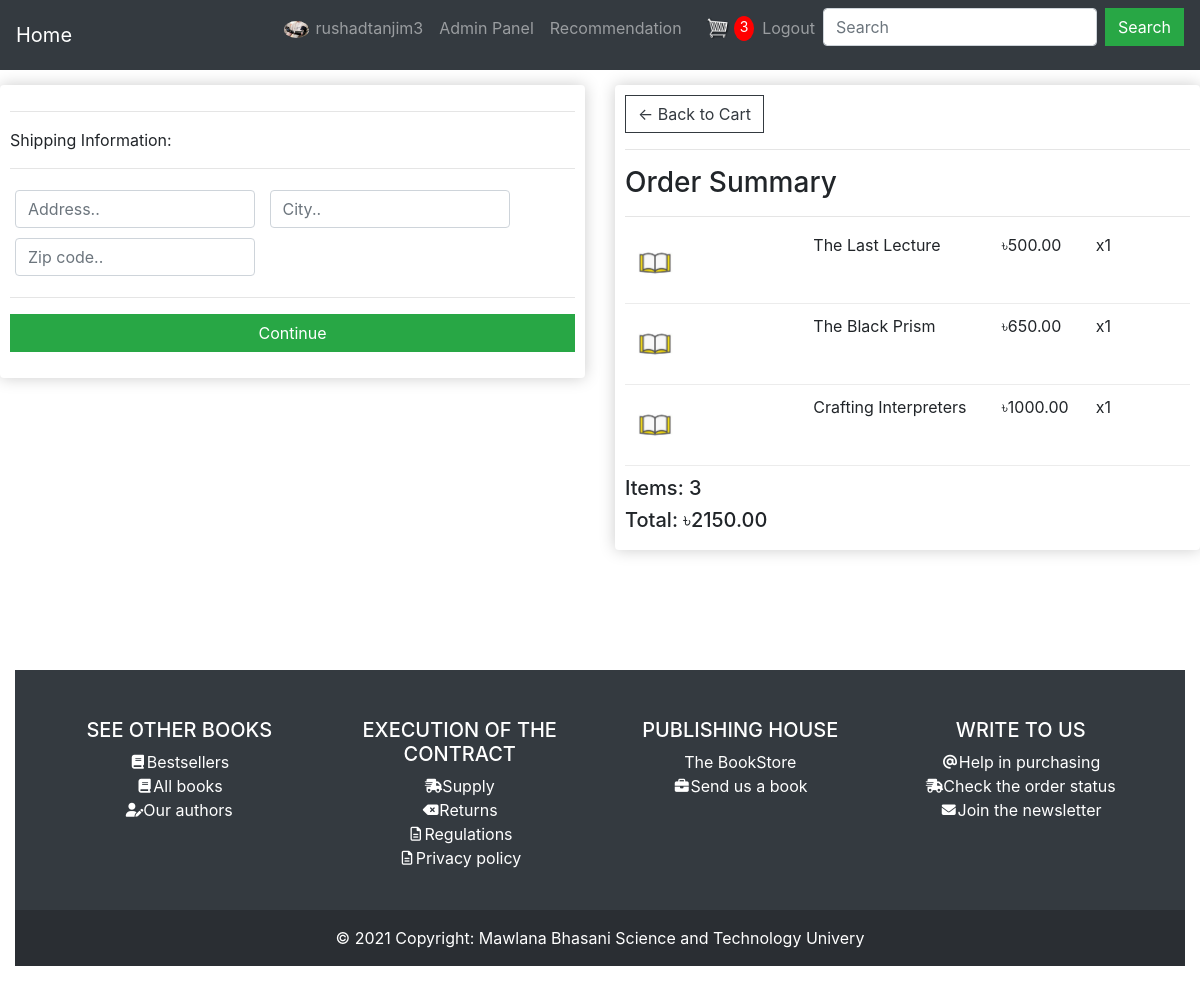
The app's page /profiles/checkout/ (signed in) with its own data.
### profiles/models.py (models this page shows, shortened)
class Profile(models.Model):
    user = models.OneToOneField(
        User, on_delete=models.CASCADE, blank=True, null=True)
    city = models.CharField(max_length=200, blank=True)
    profile_pic = models.ImageField(default='default.png', upload_to='profile')

class OrderItem(models.Model):
    product = models.ForeignKey(
        Product, on_delete=models.SET_NULL, blank=True, null=True)
    order = models.ForeignKey(
        Order, on_delete=models.SET_NULL, blank=True, null=True)
    quantity = models.IntegerField(default=0, null=True, blank=True)
    date_added = models.DateTimeField(auto_now_add=True)
    @ property
    def get_total(self):
        total = self.product.price * self.quantity
        return total

class Order(models.Model):
    profile = models.ForeignKey(
        Profile, on_delete=models.SET_NULL, blank=True, null=True)
    date_ordered = models.DateTimeField(auto_now_add=True)
    completed = models.BooleanField(default=False, null=True)
    transaction_id = models.CharField(max_length=200, null=True, blank=True)
    @ property
    def get_cart_total(self):
        orderitems = self.orderitem_set.all()
        total = sum([item.get_total for item in orderitems])
        return total
    @ property
    def get_cart_items(self):
        orderitems = self.orderitem_set.all()
        total = sum([item.quantity for item in orderitems])
        return total
    @property
    def shipping(self):
        shipping = False
        orderitems = self.orderitem_set.all()
        for i in orderitems:
            if i.product.digital == False:
                shipping = True
            return shipping

### shop/models.py (models this page shows, shortened)
class Product(models.Model):
    BOOK_GENRES_CHOICES = [
        ('Action', 'Action and adventure'),
        ('Art', 'Art/architecture'),
        ('Alternate history', 'Alternate history'),
        ('Autobiography', 'Autobiography'),
        ('Anthology', 'Anthology'),
        ('Biography', 'Biography'),
        ('Business', 'Business/economics'),
        ('Children', 'Children'),
        ('Crafts/hobbies', 'Crafts/hobbies'),
        ('Classic', 'Classic'),
        ('Cookbook', 'Cookbook'),
        ('Comic book', 'Comic book'),
        ('Diary', 'Diary'),
        ('Dictionary', 'Dictionary'),
        ('Crime', 'Crime'),
        ('Encyclopedia', 'Encyclopedia'),
        ('Drama', 'Drama'),
        ('Fairytale', 'Fairytale'),
        ('Health', 'Health/fitness'),
        ('Fantasy', 'Fantasy'),
        ('History', 'History'),
        ('Graphic novel', 'Graphic novel'),
        ('Home and garden', 'Home and garden'),
        ('Historical fiction', 'Historical fiction'),
        ('Humor', 'Humor'),
        ('Horror', 'Horror'),
        ('Journal', 'Journal'),
        ('Mystery', 'Mystery'),
        ('Math', 'Math'),
        ('Paranormal romance', 'Paranormal romance'),
        ('Memoir', 'Memoir'),
        ('Picture book', 'Picture book'),
        ('Philosophy', 'Philosophy'),
        ('Poetry', 'Poetry'),
        ('Prayer', 'Prayer'),
        ('Political thriller', 'Political thriller'),
        ('Religion', 'Religion, spirituality, and new age'),
        ('Romance', 'Romance'),
        ('Textbook', 'Textbook'),
        ('Satire', 'Satire'),
        ('True crime', 'True crime'),
        ('Science fiction', 'Science fiction'),
        ('Review', 'Review'),
        ('Short story', 'Short story'),
        ('Science', 'Science'),
        ('Suspense', 'Suspense'),
        ('Self help', 'Self help'),
        ('Thriller', 'Thriller'),
        ('Sports and leisure', 'Sports and leisure'),
        ('Western', 'Western'),
        ('Travel', 'Travel'),
        ('Young adult', 'Young adult'),
    ]
    product_name = models.CharField(blank=True, max_length=255)
    author_name = models.CharField(blank=True, max_length=255)
    price = models.FloatField(blank=True, null=True, default=1)
    digital = models.BooleanField(default=False, null=True, blank=False)
    genres = models.CharField(
        max_length=150, choices=BOOK_GENRES_CHOICES, default='Textbook')
    quantity = models.IntegerField(blank=False, default=1)
    product_pic = models.ImageField(
        default='book-default.jpg', upload_to='product')

### profiles/views.py (the view)
# urls.py: path('checkout/', views.checkout, name='checkout'),
def checkout(request):
    if request.user.is_authenticated:
        customer = request.user.profile
        order, created = Order.objects.get_or_create(
            profile=customer, completed=False)
        items = order.orderitem_set.all()
        cartItems = order.get_cart_items
    else:
        items = []
        order = {'get_cart_total': 0, 'get_cart_items': 0, 'shipping': False}
        cartItems = order['get_cart_items']
    data = {'items': items, 'order': order, 'cartItems': cartItems}
    return render(request, 'profiles/checkout.html', data)

### profiles/templates/profiles/checkout.html (shortened to what this page needs)
{% extends 'profiles/base.html' %}
{% load static %}
{% block content %}
    <div class="row">
        <div class="col-lg-6">
            <div class="box-element" id="form-wrapper">
                <form id="form">
                    <div id="shipping-info">
                        <hr />
                        <p>Shipping Information:</p>
                        <hr />
                        <div class="form-field">
                            <input class="form-control"
                                   type="text"
                                   name="address"
                                   placeholder="Address.."/>
                        </div>
                        <div class="form-field">
                            <input class="form-control" type="text" name="city" placeholder="City.." />
                        </div>
                        <div class="form-field">
                            <input class="form-control"
                                   type="text"
                                   name="zipcode"
                                   placeholder="Zip code.."/>
                        </div>
                    </div>
                    <hr />
                    <input id="form-button"
                           class="btn btn-success btn-block"
                           type="submit"
                           value="Continue"/>
                </form>
            </div>
            <br />
        </div>
        <div class="col-lg-6">
            <div class="box-element">
                <a class="btn btn-outline-dark" href="{% url 'profiles:cart' %}">&#x2190; Back to Cart</a
                    >
                    <hr />
                    <h3>Order Summary</h3>
                    <hr />
                    {% for item in items %}
                        <div class="cart-row">
                            <div style="flex: 2">
                                <img class="row-image" src="{{ item.product.product_pic.url }}" />
                            </div>
                            <div style="flex: 2">
                                <p>{{ item.product.product_name }}</p>
                            </div>
                            <div style="flex: 1">
                                <p>&#2547;{{ item.product.price|floatformat:2 }}</p>
                            </div>
                            <div style="flex: 1">
                                <p>x{{ item.quantity }}</p>
                            </div>
                        </div>
                    {% endfor %}
                    <h5>Items: {{ order.get_cart_items }}</h5>
                    <h5>Total: &#2547;{{ order.get_cart_total|floatformat:2 }}</h5>
                </div>
            </div>
        </div>
    {% endblock content %}

### profiles/templates/profiles/base.html (shortened to what this page needs)
{% load static %}
{% load profiles_extras %}
<html lang="en">
    <head>
        <link rel="stylesheet"
              type="text/css"
              href="{% static 'css/bootstrap.css' %}">
        <link rel="stylesheet" href="{% static 'css/all.css' %}">
        <link rel="stylesheet" href="{% static 'css/brands.css' %}">
        <link rel="stylesheet" href="{% static 'css/solid.css' %}">
        <link rel="stylesheet" href="{% static 'css/regular.css' %}">
        <link rel="stylesheet" type="text/css" href="{% static 'css/main.css' %}">
    </head>
    <body>
        <nav class="navbar navbar-expand-lg bg-dark navbar-dark sticky-top">
            <a class="navbar-brand" href="{% url 'home' %}">Home</a>
            <div class="collapse navbar-collapse" id="navbarSupportedContent">
                <ul class="navbar-nav ml-auto">
                    {% if user.is_authenticated %}
                        <li class="nav-item">
                            <a class="nav-link user-name"
                               data-user="{{ request.user }}"
                               style="display: inline-block;"
                               href="{% url 'profiles:profile' %}">
                                <img class="rounded-circle"
                                     style="width:25px;
                                            margin-right: 2px;"
                                     src="{{ user.profile.profile_pic.url }}">
                                {{ user.username }}
                            </a>
                        </li>
                        {% if user.is_superuser %}
                            <li class="nav-item">
                                <a class="nav-link" href="{% url 'admin:index' %}">Admin Panel</a>
                            </li>
                        {% endif %}
                        <li class="nav-item">
                            <a class="nav-link" href="{% url 'profiles:recommendation' %}">Recommendation</a>
                        </li>
                    {% endif %}
                    {% if user.is_authenticated %}
                        <div class="form-inline my-2 my-lg-0">
                            <a href="{% url 'profiles:cart' %}">
                                <img id="cart-icon" src="{% static 'images/cart.png' %}">
                                <p id="cart-total">{{ cartItems }}</p>
                            </a>
                        </div>
                        <li>
                            <a class="nav-item nav-link" href="{% url 'profiles:logout' %}">Logout</a>
                        </li>
                    {% endif %}
                    <form class="form-inline"
                          method="post"
                          action="{% url 'profiles:search' %}">
                        <input class="form-control mr-sm-2"
                               type="text"
                               name="search"
                               placeholder="Search">
                        <button class="btn btn-success" type="submit">Search</button>
                    </form>
                </ul>
            </div>
        </nav>
        {% block content %}{% endblock %}
        <br>
        <br>
        <br>
        <div class="container-fluid my-5 col-lg">
            <footer class="bg-dark text-center text-lg-start text-white">
                <div class="container p-4">
                    <div class="row mt-4">
                        <div class="col-lg-3 col-md-6 mb-4 mb-md-0">
                            <h5 class="text-uppercase">See other books</h5>
                            <ul class="list-unstyled mb-0">
                                <li>
                                    <a href="#!" class="text-white"><i class="fas fa-book fa-fw fa-sm me-2"></i>Bestsellers</a>
                                </li>
                                <li>
                                    <a href="#!" class="text-white"><i class="fas fa-book fa-fw fa-sm me-2"></i>All books</a>
                                </li>
                                <li>
                                    <a href="#!" class="text-white"><i class="fas fa-user-edit fa-fw fa-sm me-2"></i>Our authors</a>
                                </li>
                            </ul>
                        </div>
                        <div class="col-lg-3 col-md-6 mb-4 mb-md-0">
                            <h5 class="text-uppercase">Execution of the contract</h5>
                            <ul class="list-unstyled">
                                <li>
                                    <a href="#!" class="text-white"><i class="fas fa-shipping-fast fa-fw fa-sm me-2"></i>Supply</a>
                                </li>
                                <li>
                                    <a href="#!" class="text-white"><i class="fas fa-backspace fa-fw fa-sm me-2"></i>Returns</a>
                                </li>
                                <li>
                                    <a href="#!" class="text-white"><i class="far fa-file-alt fa-fw fa-sm me-2"></i>Regulations</a>
                                </li>
                                <li>
                                    <a href="#!" class="text-white"><i class="far fa-file-alt fa-fw fa-sm me-2"></i>Privacy policy</a>
                                </li>
                            </ul>
                        </div>
                        <div class="col-lg-3 col-md-6 mb-4 mb-md-0">
                            <h5 class="text-uppercase">Publishing house</h5>
                            <ul class="list-unstyled">
                                <li>
                                    <a href="#!" class="text-white">The BookStore</a>
                                </li>
                                <li>
                                    <a href="#!" class="text-white"><i class="fas fa-briefcase fa-fw fa-sm me-2"></i>Send us a book</a>
                                </li>
                            </ul>
                        </div>
                        <div class="col-lg-3 col-md-6 mb-4 mb-md-0">
                            <h5 class="text-uppercase">Write to us</h5>
                            <ul class="list-unstyled">
                                <li>
                                    <a href="#!" class="text-white"><i class="fas fa-at fa-fw fa-sm me-2"></i>Help in purchasing</a>
                                </li>
                                <li>
                                    <a href="#!" class="text-white"><i class="fas fa-shipping-fast fa-fw fa-sm me-2"></i>Check the order status</a>
                                </li>
                                <li>
                                    <a href="#!" class="text-white"><i class="fas fa-envelope fa-fw fa-sm me-2"></i>Join the newsletter</a>
                                </li>
                            </ul>
                        </div>
                    </div>
                </div>
                <div class="text-center p-3" style="background-color: rgba(0, 0, 0, 0.2)">
                    © 2021 Copyright:
                    <a class="text-white" href="{% url 'home' %}">Mawlana Bhasani Science and Technology Univery</a>
                </div>
            </footer>
        </div>
    </body>
</html>

### static/css/brands.css (style rules this page uses)
:root, :host { --fa-style-family-brands: 'Font Awesome 6 Brands'; --fa-font-brands: normal 400 1em/1 'Font Awesome 6 Brands'; }

### static/css/solid.css (style rules this page uses)
:root, :host { --fa-style-family-classic: 'Font Awesome 6 Free'; --fa-font-solid: normal 900 1em/1 'Font Awesome 6 Free'; }
.fas, .fa-solid { font-weight: 900; }

### static/css/regular.css (style rules this page uses)
:root, :host { --fa-style-family-classic: 'Font Awesome 6 Free'; --fa-font-regular: normal 400 1em/1 'Font Awesome 6 Free'; }
.far, .fa-regular { font-weight: 400; }

### static/css/main.css (style rules this page uses)
.box-element { box-shadow:hsl(0, 0%, 80%) 0 0 16px; background-color: #fff; border-radius: 4px; padding: 10px; margin-top: 5px; }
.form-field { width:250px; display: inline-block; padding: 5px; }
.cart-row { display: flex; align-items: flex-stretch; padding-bottom: 10px; margin-bottom: 10px; border-bottom: 1px solid #ececec; }
.row-image { width: 60px; display:flexbox; }
.col-lg-4, .col-lg-6, .col-lg-8, .col-lg-12 { margin-top: 10px; }
.btn { border-radius: 0; }
#cart-total { display: inline-block; text-align: center; color: #fff; background-color: red; width: 20px; height: 25px; border-radius: 50%; font-size: 14px; }
#cart-icon { width: 25px; display: inline-block; margin-left: 15px; border-radius: 50%; }

### records on screen
OrderItem: product.product_pic (placeholder picture), product.product_name "The Last Lecture", product.price "500.00", quantity "1"
OrderItem: product.product_pic (placeholder picture), product.product_name "The Black Prism", product.price "650.00", quantity "1"
OrderItem: product.product_pic (placeholder picture), product.product_name "Crafting Interpreters", product.price "1000.00", quantity "1"
Order: get_cart_items "3", get_cart_total "2150.00"

### other values on screen
{{ user.username }} "rushadtanjim3"
{{ cartItems }} "3"
